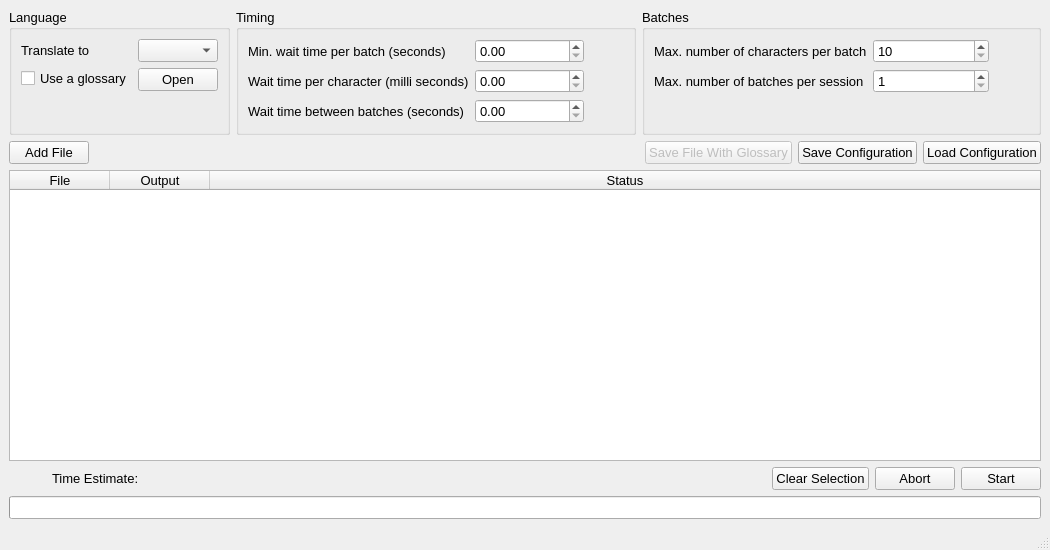
<?xml version="1.0" encoding="UTF-8"?>
<ui version="4.0">
 <class>MainWindow</class>
 <widget class="QMainWindow" name="MainWindow">
  <property name="geometry">
   <rect>
    <x>0</x>
    <y>0</y>
    <width>1050</width>
    <height>550</height>
   </rect>
  </property>
  <property name="font">
   <font>
    <pointsize>10</pointsize>
   </font>
  </property>
  <property name="windowTitle">
   <string>Auto Deepl</string>
  </property>
  <widget class="QWidget" name="centralwidget">
   <layout class="QVBoxLayout" name="verticalLayout_2" stretch="0,0,1,0,0">
    <item>
     <layout class="QHBoxLayout" name="horizontalLayout_config">
      <item>
       <widget class="QGroupBox" name="groupBox_cfg_lang">
        <property name="title">
         <string>Language</string>
        </property>
        <layout class="QVBoxLayout" name="verticalLayout">
         <item>
          <layout class="QFormLayout" name="formLayout">
           <item row="0" column="0">
            <widget class="QLabel" name="label_2">
             <property name="text">
              <string>Translate to</string>
             </property>
            </widget>
           </item>
           <item row="0" column="1">
            <widget class="CComboBox" name="comboBox"/>
           </item>
           <item row="1" column="0">
            <widget class="QCheckBox" name="checkBox_use_glossary">
             <property name="text">
              <string>Use a glossary</string>
             </property>
            </widget>
           </item>
           <item row="1" column="1">
            <widget class="QPushButton" name="pushButton_get_glossary">
             <property name="text">
              <string>Open</string>
             </property>
            </widget>
           </item>
          </layout>
         </item>
         <item>
          <widget class="QLabel" name="label_glossary">
           <property name="font">
            <font>
             <pointsize>11</pointsize>
             <italic>true</italic>
            </font>
           </property>
           <property name="text">
            <string>&lt;No glossary selected&gt;</string>
           </property>
           <property name="wordWrap">
            <bool>true</bool>
           </property>
          </widget>
         </item>
         <item>
          <spacer name="verticalSpacer_3">
           <property name="orientation">
            <enum>Qt::Vertical</enum>
           </property>
           <property name="sizeHint" stdset="0">
            <size>
             <width>20</width>
             <height>0</height>
            </size>
           </property>
          </spacer>
         </item>
        </layout>
       </widget>
      </item>
      <item>
       <widget class="QGroupBox" name="groupBox_cfg_time">
        <property name="title">
         <string>Timing</string>
        </property>
        <layout class="QFormLayout" name="formLayout_2">
         <property name="rightMargin">
          <number>6</number>
         </property>
         <item row="0" column="0">
          <widget class="QLabel" name="label_5">
           <property name="text">
            <string>Min. wait time per batch (seconds)</string>
           </property>
          </widget>
         </item>
         <item row="0" column="1">
          <layout class="QHBoxLayout" name="horizontalLayout_6" stretch="1,0">
           <property name="spacing">
            <number>0</number>
           </property>
           <item>
            <widget class="QDoubleSpinBox" name="doubleSpinBox_min_wait"/>
           </item>
           <item>
            <widget class="QPushButton" name="pushButton_reset_min_wait">
             <property name="toolTip">
              <string>Restore default</string>
             </property>
             <property name="text">
              <string/>
             </property>
             <property name="icon">
              <iconset resource="../icons/resources.qrc">
               <normaloff>:/general/arrow-circle.png</normaloff>:/general/arrow-circle.png</iconset>
             </property>
             <property name="flat">
              <bool>true</bool>
             </property>
            </widget>
           </item>
          </layout>
         </item>
         <item row="1" column="0">
          <widget class="QLabel" name="label_6">
           <property name="text">
            <string>Wait time per character (milli seconds)</string>
           </property>
          </widget>
         </item>
         <item row="1" column="1">
          <layout class="QHBoxLayout" name="horizontalLayout_5" stretch="1,0">
           <property name="spacing">
            <number>0</number>
           </property>
           <item>
            <widget class="QDoubleSpinBox" name="doubleSpinBox_char_wait"/>
           </item>
           <item>
            <widget class="QPushButton" name="pushButton_reset_char_wait">
             <property name="toolTip">
              <string>Restore default</string>
             </property>
             <property name="text">
              <string/>
             </property>
             <property name="icon">
              <iconset resource="../icons/resources.qrc">
               <normaloff>:/general/arrow-circle.png</normaloff>:/general/arrow-circle.png</iconset>
             </property>
             <property name="flat">
              <bool>true</bool>
             </property>
            </widget>
           </item>
          </layout>
         </item>
         <item row="2" column="0">
          <widget class="QLabel" name="label_7">
           <property name="text">
            <string>Wait time between batches (seconds)</string>
           </property>
          </widget>
         </item>
         <item row="2" column="1">
          <layout class="QHBoxLayout" name="horizontalLayout_4" stretch="1,0">
           <property name="spacing">
            <number>0</number>
           </property>
           <item>
            <widget class="QDoubleSpinBox" name="doubleSpinBox_batch_time"/>
           </item>
           <item>
            <widget class="QPushButton" name="pushButton_reset_batch_time">
             <property name="toolTip">
              <string>Restore default</string>
             </property>
             <property name="text">
              <string/>
             </property>
             <property name="icon">
              <iconset resource="../icons/resources.qrc">
               <normaloff>:/general/arrow-circle.png</normaloff>:/general/arrow-circle.png</iconset>
             </property>
             <property name="flat">
              <bool>true</bool>
             </property>
            </widget>
           </item>
          </layout>
         </item>
        </layout>
       </widget>
      </item>
      <item>
       <widget class="QGroupBox" name="groupBox_cfg_batches">
        <property name="title">
         <string>Batches</string>
        </property>
        <layout class="QFormLayout" name="formLayout_3">
         <property name="rowWrapPolicy">
          <enum>QFormLayout::WrapLongRows</enum>
         </property>
         <property name="rightMargin">
          <number>6</number>
         </property>
         <item row="0" column="0">
          <widget class="QLabel" name="label_8">
           <property name="text">
            <string>Max. number of characters per batch</string>
           </property>
          </widget>
         </item>
         <item row="0" column="1">
          <layout class="QHBoxLayout" name="horizontalLayout_7" stretch="1,0">
           <property name="spacing">
            <number>0</number>
           </property>
           <item>
            <widget class="QSpinBox" name="spinBox_max_chars">
             <property name="minimum">
              <number>10</number>
             </property>
             <property name="maximum">
              <number>99999</number>
             </property>
            </widget>
           </item>
           <item>
            <widget class="QPushButton" name="pushButton_reset_max_chars">
             <property name="toolTip">
              <string>Restore default</string>
             </property>
             <property name="text">
              <string/>
             </property>
             <property name="icon">
              <iconset resource="../icons/resources.qrc">
               <normaloff>:/general/arrow-circle.png</normaloff>:/general/arrow-circle.png</iconset>
             </property>
             <property name="flat">
              <bool>true</bool>
             </property>
            </widget>
           </item>
          </layout>
         </item>
         <item row="1" column="0">
          <widget class="QLabel" name="label_9">
           <property name="text">
            <string>Max. number of batches per session</string>
           </property>
          </widget>
         </item>
         <item row="1" column="1">
          <layout class="QHBoxLayout" name="horizontalLayout_8" stretch="1,0">
           <property name="spacing">
            <number>0</number>
           </property>
           <item>
            <widget class="QSpinBox" name="spinBox_max_batches">
             <property name="minimum">
              <number>1</number>
             </property>
            </widget>
           </item>
           <item>
            <widget class="QPushButton" name="pushButton_reset_max_batches">
             <property name="toolTip">
              <string>Restore default</string>
             </property>
             <property name="text">
              <string/>
             </property>
             <property name="icon">
              <iconset resource="../icons/resources.qrc">
               <normaloff>:/general/arrow-circle.png</normaloff>:/general/arrow-circle.png</iconset>
             </property>
             <property name="flat">
              <bool>true</bool>
             </property>
            </widget>
           </item>
          </layout>
         </item>
        </layout>
       </widget>
      </item>
     </layout>
    </item>
    <item>
     <layout class="QHBoxLayout" name="horizontalLayout_files" stretch="0,0,0,0,0">
      <item>
       <widget class="QPushButton" name="pushButton_new_file">
        <property name="text">
         <string>Add File</string>
        </property>
        <property name="icon">
         <iconset resource="../icons/resources.qrc">
          <normaloff>:/general/page_white_text_plus.png</normaloff>:/general/page_white_text_plus.png</iconset>
        </property>
       </widget>
      </item>
      <item>
       <spacer name="horizontalSpacer">
        <property name="orientation">
         <enum>Qt::Horizontal</enum>
        </property>
        <property name="sizeHint" stdset="0">
         <size>
          <width>40</width>
          <height>20</height>
         </size>
        </property>
       </spacer>
      </item>
      <item>
       <widget class="QPushButton" name="pushButton_save_file_glossary">
        <property name="enabled">
         <bool>false</bool>
        </property>
        <property name="text">
         <string>Save File With Glossary</string>
        </property>
       </widget>
      </item>
      <item>
       <widget class="QPushButton" name="pushButton_cfg_save">
        <property name="text">
         <string>Save Configuration</string>
        </property>
       </widget>
      </item>
      <item>
       <widget class="QPushButton" name="pushButton_cfg_load">
        <property name="text">
         <string>Load Configuration</string>
        </property>
       </widget>
      </item>
     </layout>
    </item>
    <item>
     <widget class="CTableWidget" name="tableWidget">
      <property name="editTriggers">
       <set>QAbstractItemView::NoEditTriggers</set>
      </property>
      <property name="alternatingRowColors">
       <bool>true</bool>
      </property>
      <property name="selectionMode">
       <enum>QAbstractItemView::NoSelection</enum>
      </property>
      <property name="selectionBehavior">
       <enum>QAbstractItemView::SelectRows</enum>
      </property>
      <property name="textElideMode">
       <enum>Qt::ElideNone</enum>
      </property>
      <attribute name="horizontalHeaderStretchLastSection">
       <bool>true</bool>
      </attribute>
      <attribute name="verticalHeaderVisible">
       <bool>false</bool>
      </attribute>
      <column>
       <property name="text">
        <string>File</string>
       </property>
      </column>
      <column>
       <property name="text">
        <string>Output</string>
       </property>
      </column>
      <column>
       <property name="text">
        <string>Status</string>
       </property>
      </column>
     </widget>
    </item>
    <item>
     <layout class="QHBoxLayout" name="horizontalLayout_3" stretch="0,1,0,0,0">
      <item>
       <layout class="QHBoxLayout" name="horizontalLayout_9">
        <property name="spacing">
         <number>0</number>
        </property>
        <item>
         <widget class="QPushButton" name="pushButton_refresh_estimate">
          <property name="toolTip">
           <string>Restore default</string>
          </property>
          <property name="text">
           <string/>
          </property>
          <property name="icon">
           <iconset resource="../icons/resources.qrc">
            <normaloff>:/general/arrow-circle-double-135.png</normaloff>:/general/arrow-circle-double-135.png</iconset>
          </property>
          <property name="flat">
           <bool>true</bool>
          </property>
         </widget>
        </item>
        <item>
         <widget class="QLabel" name="label">
          <property name="text">
           <string>Time Estimate:</string>
          </property>
         </widget>
        </item>
       </layout>
      </item>
      <item>
       <widget class="QLabel" name="label_time">
        <property name="text">
         <string/>
        </property>
       </widget>
      </item>
      <item>
       <widget class="QPushButton" name="pushButton_clear">
        <property name="text">
         <string>Clear Selection</string>
        </property>
       </widget>
      </item>
      <item>
       <widget class="QPushButton" name="pushButton_abort">
        <property name="text">
         <string>Abort</string>
        </property>
        <property name="icon">
         <iconset resource="../icons/resources.qrc">
          <normaloff>:/general/cancel.png</normaloff>:/general/cancel.png</iconset>
        </property>
       </widget>
      </item>
      <item>
       <widget class="QPushButton" name="pushButton_start">
        <property name="text">
         <string>Start</string>
        </property>
        <property name="icon">
         <iconset resource="../icons/resources.qrc">
          <normaloff>:/general/accept.png</normaloff>:/general/accept.png</iconset>
        </property>
       </widget>
      </item>
     </layout>
    </item>
    <item>
     <widget class="QProgressBar" name="progressBar"/>
    </item>
   </layout>
  </widget>
  <widget class="QStatusBar" name="statusbar"/>
 </widget>
 <customwidgets>
  <customwidget>
   <class>CTableWidget</class>
   <extends>QTableWidget</extends>
   <header>src.CustomQ.CTableWidget</header>
  </customwidget>
  <customwidget>
   <class>CComboBox</class>
   <extends>QComboBox</extends>
   <header>src.CustomQ.CComboBox</header>
  </customwidget>
 </customwidgets>
 <resources>
  <include location="../icons/resources.qrc"/>
 </resources>
 <connections/>
</ui>
